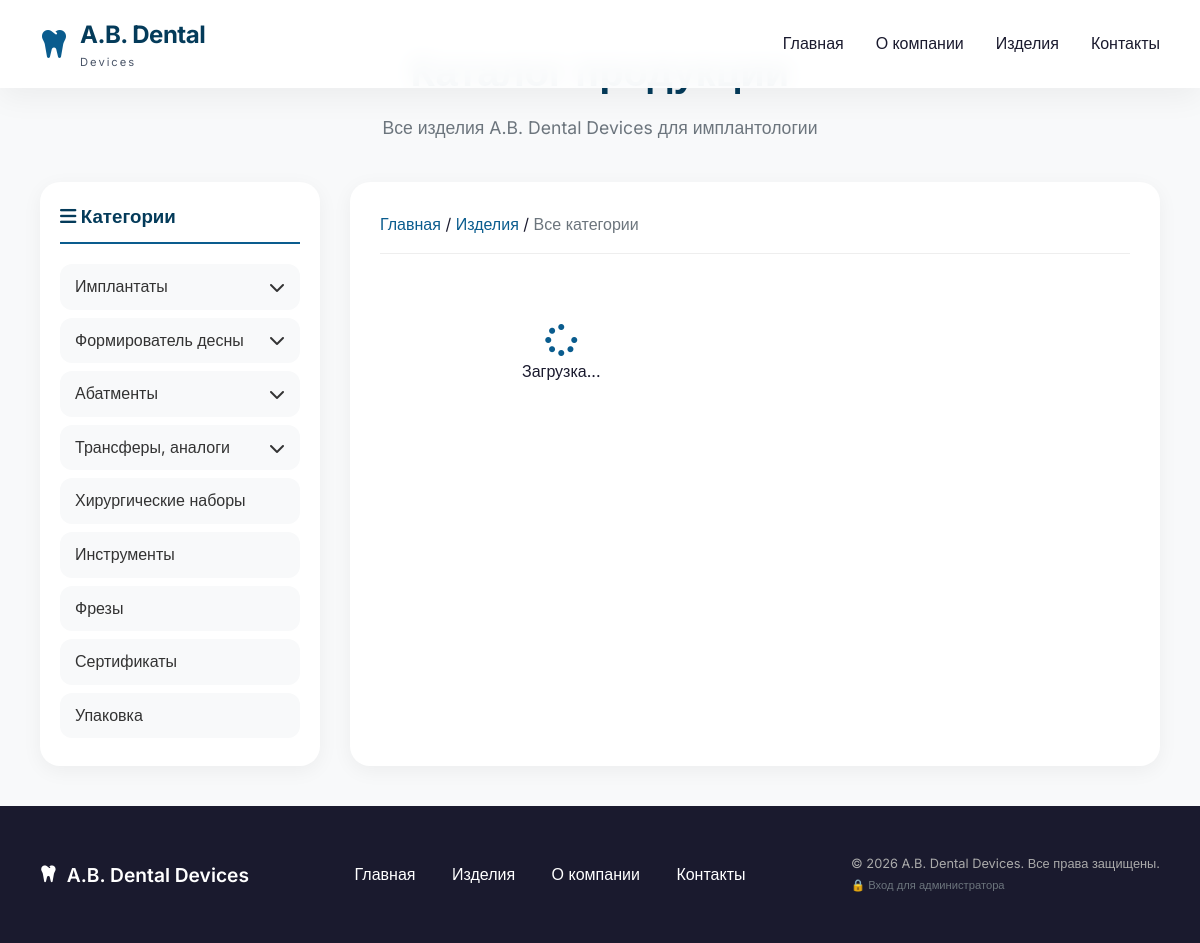
/categories.php, run on the app's committed database.
### tables this page shows
CREATE TABLE categories (
    id INT AUTO_INCREMENT PRIMARY KEY,
    name VARCHAR(255) NOT NULL,
    parent_id INT DEFAULT 0,
    sort_order INT DEFAULT 0
);

### categories.php (the view, shortened to what this page needs)
<?php
require_once 'config.php';
$categories = $conn->query("SELECT * FROM categories ORDER BY parent_id, sort_order");
$tree = [];
while ($cat = $categories->fetch_assoc()) {
    if ($cat['parent_id'] == 0) {
        $tree[$cat['id']] = $cat;
        $tree[$cat['id']]['children'] = [];
    } else {
        $tree[$cat['parent_id']]['children'][] = $cat;
    }
}
?>
<!DOCTYPE html>
<html lang="ru">
<head>
    <link rel="stylesheet" href="style.css">
    <link rel="stylesheet" href="https://cdnjs.cloudflare.com/ajax/libs/font-awesome/6.5.1/css/all.min.css">
</head>
<body>
    <?php require_once 'header.php'; ?>
    <div class="catalog-page">
        <div class="container">
            <div class="catalog-header">
                <h1>Каталог продукции</h1>
                <p>Все изделия A.B. Dental Devices для имплантологии</p>
            </div>
            <div class="catalog-grid">
                <aside class="catalog-sidebar">
                    <h3><i class="fas fa-bars"></i> Категории</h3>
                    <ul class="category-list">
                        <?php foreach ($tree as $cat): ?>
                            <li class="category-item">
                                <div class="category-link" data-cat-id="<?php echo $cat['id']; ?>">
                                    <span><?php echo htmlspecialchars($cat['name']); ?></span>
                                    <?php if (count($cat['children']) > 0): ?>
                                        <i class="fas fa-chevron-down"></i>
                                    <?php endif; ?>
                                </div>
                            </li>
                        <?php endforeach; ?>
                    </ul>
                </aside>
                <div class="catalog-content">
                    <div class="breadcrumb">
                        <a href="#">Главная</a> /
                        <a href="#">Изделия</a> /
                        <span id="current-category">Все категории</span>
                    </div>
                    <div id="productsContainer">
                        <div class="products-grid-catalog" id="productsGrid">
                            <div style="text-align: center; padding: 50px;">
                                <i class="fas fa-spinner fa-pulse" style="font-size: 2rem; color: #0a5c8e;"></i>
                                <p>Загрузка...</p>
                            </div>
                        </div>
                    </div>
                </div>
            </div>
        </div>
    </div>
    <?php require_once 'footer.php'; ?>
</body>
</html>

### style.css (style rules this page uses)
:root { --primary:#0a5c8e;--primary-dark:#043b5a;--primary-light:#2c8cb8;--secondary:#2e7d32;--accent:#f39c12;--dark:#1a1a2e;--light:#f8f9fa;--gray:#4a5568;--white:#ffffff;--gradient:linear-gradient(135deg,#0a5c8e 0%,#043b5a 100%);--gradient-light:linear-gradient(135deg,#f5f7fa 0%,#e9ecef 100%);--shadow-sm:0 10px 30px rgba(0,0,0,0.05);--shadow-md:0 20px 40px rgba(0,0,0,0.08);--shadow-lg:0 30px 60px rgba(0,0,0,0.12);--transition:all 0.3s ease }
* { margin:0;padding:0;box-sizing:border-box }
body { font-family:'Inter',sans-serif;color:var(--dark);background:var(--white);line-height:1.6;scroll-behavior:smooth }
.container { max-width:1280px;margin:0 auto;padding:0 40px }

### categories.php (style rules this page uses)
.catalog-page { padding: 40px 0; background: #f8f9fa; min-height: 100vh; }
.catalog-header { text-align: center; margin-bottom: 40px; }
.catalog-header h1 { font-size: 2.5rem; color: #043b5a; margin-bottom: 10px; }
.catalog-header p { color: #6c757d; font-size: 1.1rem; }
.catalog-grid { display: grid; grid-template-columns: 280px 1fr; gap: 30px; }
.catalog-sidebar { background: white; border-radius: 20px; padding: 20px; box-shadow: 0 5px 20px rgba(0,0,0,0.05); position: sticky; top: 100px; height: fit-content; }
.catalog-sidebar h3 { color: #043b5a; margin-bottom: 20px; padding-bottom: 10px; border-bottom: 2px solid #0a5c8e; }
.category-list { list-style: none; }
.category-item { margin-bottom: 8px; }
.category-link { display: flex; justify-content: space-between; align-items: center; padding: 10px 15px; background: #f8f9fa; border-radius: 12px; color: #333; text-decoration: none; transition: all 0.3s; cursor: pointer; }
.catalog-content { background: white; border-radius: 20px; padding: 30px; box-shadow: 0 5px 20px rgba(0,0,0,0.05); }
.products-grid-catalog { display: grid; grid-template-columns: repeat(auto-fill, minmax(250px, 1fr)); gap: 25px; margin-top: 20px; }
.breadcrumb { margin-bottom: 20px; padding-bottom: 15px; border-bottom: 1px solid #eee; }
.breadcrumb a { color: #0a5c8e; text-decoration: none; }
.breadcrumb span { color: #6c757d; }

### data on the page
categories: name "Имплантаты"
categories: name "Формирователь десны"
categories: name "Абатменты"
categories: name "Трансферы, аналоги"
categories: name "Хирургические наборы"
categories: name "Инструменты"
categories: name "Фрезы"
categories: name "Сертификаты"
categories: name "Упаковка"
